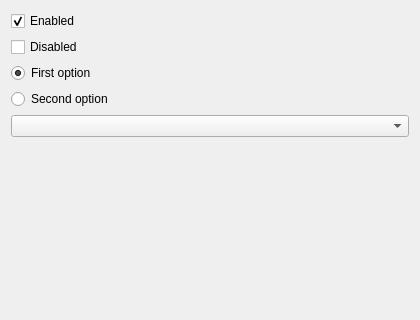
<?xml version="1.0" encoding="UTF-8"?>
<ui version="4.0"><class>Dialog</class><widget class="QDialog" name="Dialog"><property name="geometry"><rect><x>0</x><y>0</y><width>420</width><height>320</height></rect></property><property name="windowTitle"><string>Checks 0</string></property><layout class="QVBoxLayout" name="verticalLayout"><property name="leftMargin"><number>11</number></property><property name="topMargin"><number>11</number></property><property name="rightMargin"><number>11</number></property><property name="bottomMargin"><number>11</number></property><property name="spacing"><number>6</number></property><item><widget class="QCheckBox" name="check_1"><property name="text"><string>Enabled</string></property><property name="checked"><bool>true</bool></property></widget></item><item><widget class="QCheckBox" name="check_2"><property name="text"><string>Disabled</string></property><property name="checked"><bool>false</bool></property></widget></item><item><widget class="QRadioButton" name="radio_1"><property name="text"><string>First option</string></property><property name="checked"><bool>true</bool></property></widget></item><item><widget class="QRadioButton" name="radio_2"><property name="text"><string>Second option</string></property><property name="checked"><bool>false</bool></property></widget></item><item><widget class="QComboBox" name="combo"></widget></item><item><spacer name="verticalSpacer"><property name="orientation"><enum>Qt::Orientation::Vertical</enum></property><property name="sizeHint" stdset="0"><size><width>40</width><height>20</height></size></property></spacer></item></layout></widget></ui>
